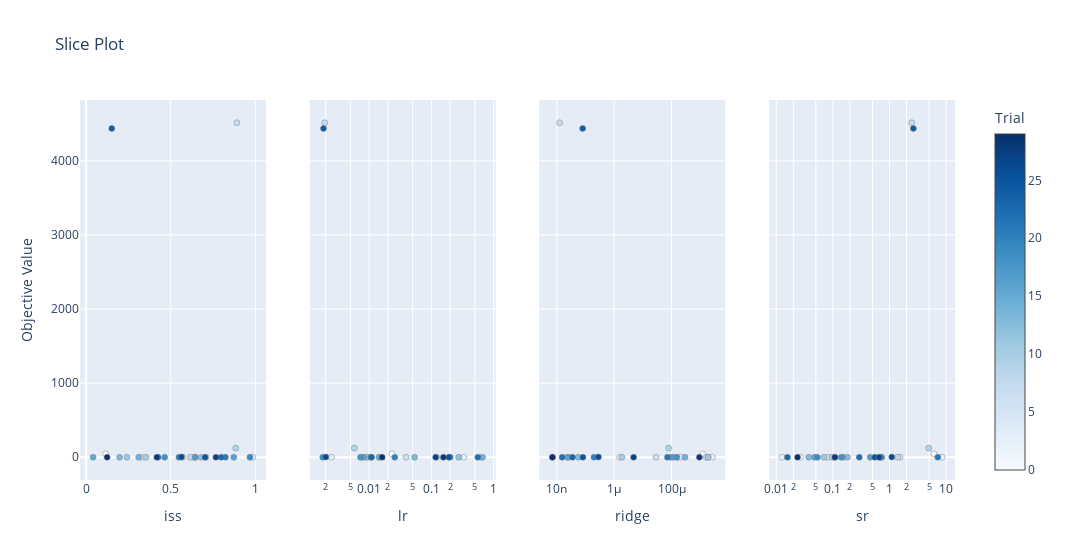

Here is the notebook cell this chart was saved with:
### Code cell
# スライスプロット
optuna.visualization.plot_slice(study)
